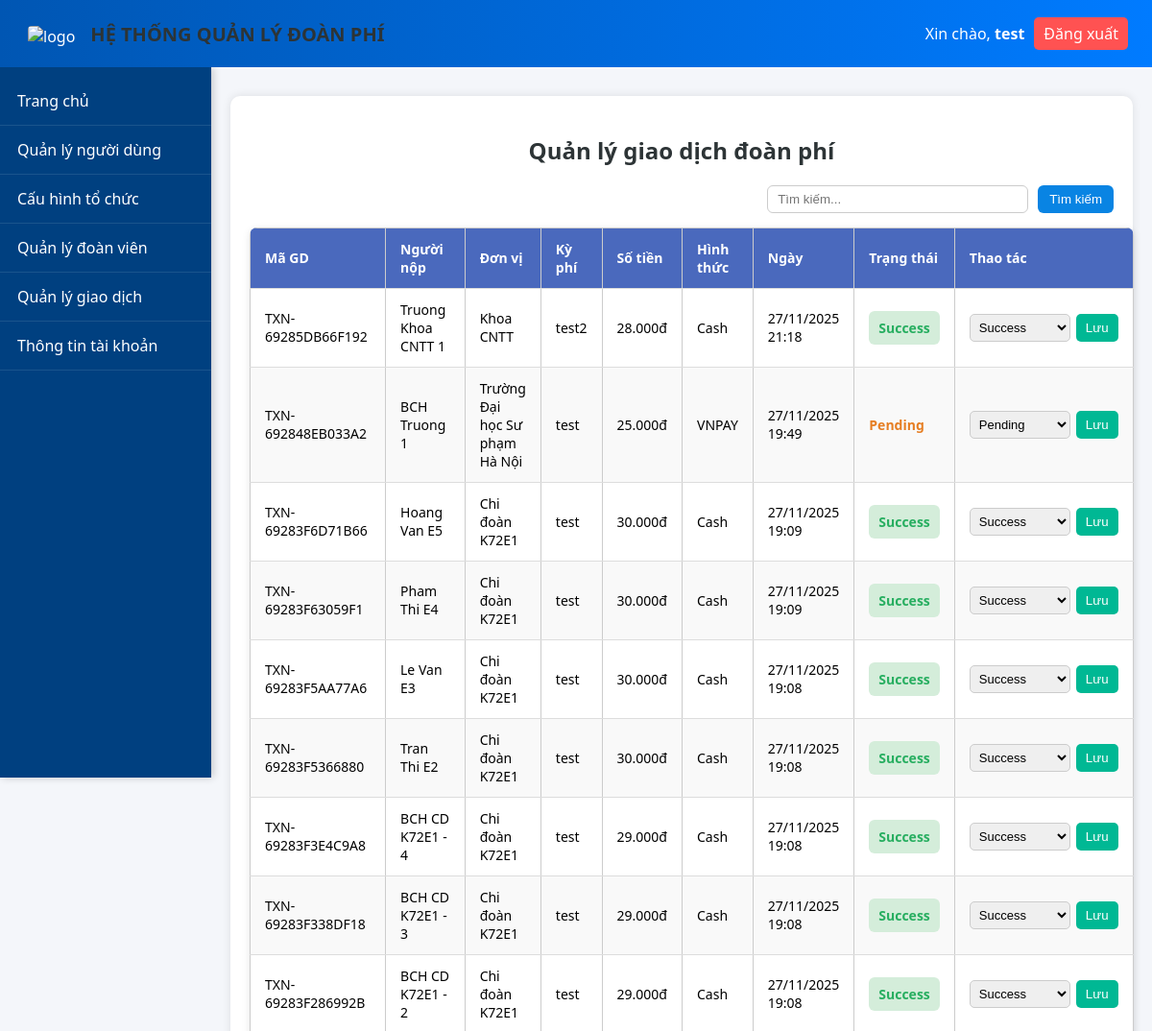
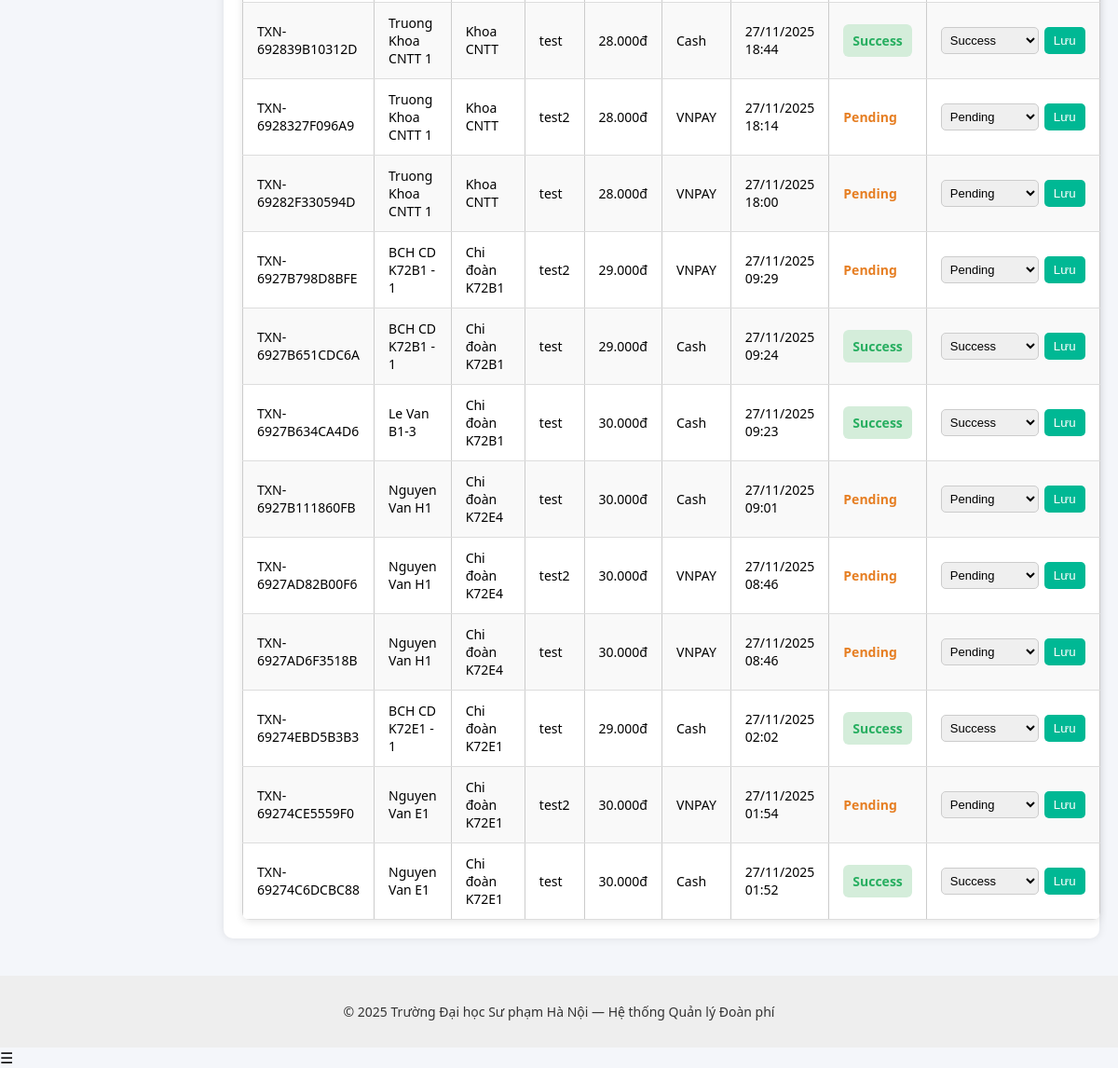
/pages/manage_transactions.php (signed in), run on the app's committed database (2 pictures, top to bottom).
### tables this page shows
CREATE TABLE `fee_payment` (
  `id` int(11) NOT NULL,
  `obligation_id` int(11) NOT NULL,
  `payer_id` int(11) NOT NULL,
  `collector_id` int(11) DEFAULT NULL,
  `payment_method` varchar(100) NOT NULL,
  `payment_date` datetime DEFAULT current_timestamp(),
  `amount` decimal(10,2) NOT NULL,
  `status` enum('Pending','Success','Failed','Need review','Canceled') DEFAULT 'Pending',
  `receipt_id` int(11) DEFAULT NULL,
  `transaction_code` varchar(100) DEFAULT NULL,
  `note` text DEFAULT NULL,
  `created_at` datetime DEFAULT current_timestamp(),
  `updated_at` datetime DEFAULT current_timestamp() ON UPDATE current_timestamp()
);

CREATE TABLE `users` (
  `userId` int(11) NOT NULL,
  `userName` varchar(255) NOT NULL,
  `fullName` varchar(255) DEFAULT NULL,
  `gender` enum('M','F','O') DEFAULT 'O',
  `identifyCard` varchar(255) DEFAULT NULL,
  `email` varchar(255) DEFAULT NULL,
  `password` varchar(255) NOT NULL,
  `birthDate` date DEFAULT NULL,
  `joinDate` date DEFAULT NULL,
  `unit` varchar(255) DEFAULT NULL,
  `isAdmin` tinyint(1) DEFAULT 0,
  `createdAt` datetime DEFAULT current_timestamp(),
  `updatedAt` datetime DEFAULT current_timestamp() ON UPDATE current_timestamp()
);

CREATE TABLE `organization_units` (
  `id` int(11) NOT NULL,
  `unit_name` varchar(255) NOT NULL,
  `unit_level` enum('Truong','Khoa','ChiDoan') NOT NULL,
  `parent_id` int(11) DEFAULT NULL,
  `leader_id` int(11) DEFAULT NULL,
  `deputy_id` int(11) DEFAULT NULL,
  `created_at` timestamp NOT NULL DEFAULT current_timestamp(),
  `updated_at` timestamp NOT NULL DEFAULT current_timestamp() ON UPDATE current_timestamp()
);

CREATE TABLE `fee_obligation` (
  `id` int(11) NOT NULL,
  `user_id` int(11) NOT NULL,
  `policy_id` int(11) NOT NULL,
  `period_label` varchar(50) NOT NULL,
  `amount` decimal(10,2) NOT NULL,
  `due_date` date NOT NULL,
  `status` enum('Chưa nộp','Đã nộp','Quá hạn') DEFAULT 'Chưa nộp',
  `reference_code` varchar(100) DEFAULT NULL,
  `created_at` datetime DEFAULT current_timestamp(),
  `updated_at` datetime DEFAULT current_timestamp() ON UPDATE current_timestamp()
);

### pages/manage_transactions.php (the view, shortened to what this page needs)
<?php
include("../includes/header.php");
include("../includes/navbar.php");
include("../config/db.php");
$user = $_SESSION['user'];
$isAdmin = $user['isAdmin'] ?? 0;
$search_name = trim($_GET['search'] ?? "");
$sql = "
  SELECT
    p.id, p.transaction_code, p.payment_method, p.amount, p.status, p.payment_date,
    u.fullName AS payer_name, o.period_label,
    ou.unit_name AS payer_unit
  FROM fee_payment p
  JOIN users u ON p.payer_id = u.userId
  JOIN fee_obligation o ON p.obligation_id = o.id
  LEFT JOIN organization_units ou ON u.unit = ou.id
  WHERE 1
";
$sql .= " ORDER BY p.payment_date DESC";
$transactions = $conn->query($sql);
?>
<div class="container">
  <h2>Quản lý giao dịch đoàn phí</h2>
  <form method="GET" class="search-form">
    <input type="text" name="search" placeholder="Tìm kiếm..." value="<?= htmlspecialchars($search_name) ?>">
    <button type="submit" class="btn-search">Tìm kiếm</button>
  </form>
  <table class="table">
    <thead>
      <tr>
        <th>Mã GD</th>
        <th>Người nộp</th>
        <th>Đơn vị</th>
        <th>Kỳ phí</th>
        <th>Số tiền</th>
        <th>Hình thức</th>
        <th>Ngày</th>
        <th>Trạng thái</th>
        <?php if ($isAdmin): ?><th>Thao tác</th><?php endif; ?>
      </tr>
    </thead>
    <tbody>
      <?php if ($transactions && $transactions->num_rows > 0): ?>
        <?php while ($t = $transactions->fetch_assoc()): ?>
          <tr>
            <td><?= htmlspecialchars($t['transaction_code']) ?></td>
            <td><?= htmlspecialchars($t['payer_name']) ?></td>
            <td><?= htmlspecialchars($t['payer_unit'] ?? 'Chưa cập nhật') ?></td>
            <td><?= htmlspecialchars($t['period_label']) ?></td>
            <td><?= number_format($t['amount'], 0, ',', '.') ?>đ</td>
            <td><?= htmlspecialchars($t['payment_method']) ?></td>
            <td><?= date("d/m/Y H:i", strtotime($t['payment_date'])) ?></td>
            <td><span class="status <?= strtolower($t['status']) ?>"><?= htmlspecialchars($t['status']) ?></span></td>
            <?php if ($isAdmin): ?>
            <td>
              <form method="POST" class="inline-form">
                <select name="status" class="status-select">
                  <option value="Pending" <?= $t['status'] == 'Pending' ? 'selected' : '' ?>>Pending</option>
                  <option value="Success" <?= $t['status'] == 'Success' ? 'selected' : '' ?>>Success</option>
                </select>
                <button type="submit" class="btn-update">Lưu</button>
              </form>
            </td>
            <?php endif; ?>
          </tr>
        <?php endwhile; ?>
      <?php else: ?>
        <tr><td colspan="<?= $isAdmin ? 9 : 8 ?>" style="text-align:center;">Không có giao dịch phù hợp.</td></tr>
      <?php endif; ?>
    </tbody>
  </table>
</div>
<?php include("../includes/footer.php"); ?>

### public/css/style.css (style rules this page uses)
body { margin: 0; font-family: "Segoe UI", sans-serif; background-color: #f4f6fa; }
.container { max-width: 1100px; margin: 30px auto; background: white; border-radius: 10px; padding: 25px; box-shadow: 0 0 10px rgba(0,0,0,0.1); }
.table { width: 100%; border-collapse: collapse; }
.table th, .table td { padding: 10px; border: 1px solid #ccc; text-align: left; }
.table th { background: #007bff; color: white; }
body { margin: 0; padding-top: 70px; }
h2 { color: #333; margin-bottom: 15px; }
.table { width: 100%; border-collapse: collapse; background: #fff; box-shadow: 0 2px 8px rgba(0,0,0,0.1); border-radius: 8px; overflow: hidden; }
.table th, .table td { padding: 12px 15px; border-bottom: 1px solid #ddd; text-align: left; }
.table th { background: #4a69bd; color: white; }
.success { background: #d4edda; color: #155724; padding: 8px 10px; border-radius: 6px; }

### pages/manage_transactions.php (style rules this page uses)
.container { margin-left: 240px; padding: 20px; max-width: calc(100% - 300px); }
h2 { text-align: center; margin-bottom: 20px; color: #2d3436; }
.search-form { display: flex; gap: 10px; justify-content: flex-end; margin-bottom: 15px; }
.search-form input { width: 250px; padding: 6px 10px; border-radius: 6px; border: 1px solid #ccc; }
.btn-search, .btn-reset { background: #0984e3; color: white; border: none; padding: 6px 12px; border-radius: 6px; cursor: pointer; text-decoration: none; }
table { width: 100%; border-collapse: collapse; font-size: 14px; box-shadow: 0 4px 10px rgba(0,0,0,0.05); }
th, td { border: 1px solid #ddd; padding: 10px; text-align: center; }
th { background: #0984e3; color: white; }
tr:nth-child(even) { background: #f9f9f9; }
.inline-form { display: flex; justify-content: center; gap: 6px; }
.status-select { padding: 5px; font-size: 13px; border: 1px solid #ccc; border-radius: 5px; }
.btn-update { background: #00b894; color: white; border: none; padding: 6px 10px; border-radius: 5px; cursor: pointer; }
.status.success { color: #27ae60; font-weight: bold; }
.status.pending { color: #e67e22; font-weight: bold; }
.success { color: #27ae60; font-weight: bold; text-align: center; }

### data on the page
fee_payment: transaction_code "TXN-69285DB66F192", payer.fullName "Truong Khoa CNTT 1", organization_units.unit_name "Khoa CNTT", obligation.period_label "test2", amount "28.000", payment_method "Cash", payment_date "27/11/2025 21:18", status "Success"
fee_payment: transaction_code "TXN-692848EB033A2", payer.fullName "BCH Truong 1", organization_units.unit_name "Trường Đại học Sư phạm Hà Nội", obligation.period_label "test", amount "25.000", payment_method "VNPAY", payment_date "27/11/2025 19:49", status "Pending"
fee_payment: transaction_code "TXN-69283F6D71B66", payer.fullName "Hoang Van E5", organization_units.unit_name "Chi đoàn K72E1", obligation.period_label "test", amount "30.000", payment_method "Cash", payment_date "27/11/2025 19:09", status "Success"
fee_payment: transaction_code "TXN-69283F63059F1", payer.fullName "Pham Thi E4", organization_units.unit_name "Chi đoàn K72E1", obligation.period_label "test", amount "30.000", payment_method "Cash", payment_date "27/11/2025 19:09", status "Success"
fee_payment: transaction_code "TXN-69283F5AA77A6", payer.fullName "Le Van E3", organization_units.unit_name "Chi đoàn K72E1", obligation.period_label "test", amount "30.000", payment_method "Cash", payment_date "27/11/2025 19:08", status "Success"
fee_payment: transaction_code "TXN-69283F5366880", payer.fullName "Tran Thi E2", organization_units.unit_name "Chi đoàn K72E1", obligation.period_label "test", amount "30.000", payment_method "Cash", payment_date "27/11/2025 19:08", status "Success"
fee_payment: transaction_code "TXN-69283F3E4C9A8", payer.fullName "BCH CD K72E1 - 4", organization_units.unit_name "Chi đoàn K72E1", obligation.period_label "test", amount "29.000", payment_method "Cash", payment_date "27/11/2025 19:08", status "Success"
fee_payment: transaction_code "TXN-69283F338DF18", payer.fullName "BCH CD K72E1 - 3", organization_units.unit_name "Chi đoàn K72E1", obligation.period_label "test", amount "29.000", payment_method "Cash", payment_date "27/11/2025 19:08", status "Success"
fee_payment: transaction_code "TXN-69283F286992B", payer.fullName "BCH CD K72E1 - 2", organization_units.unit_name "Chi đoàn K72E1", obligation.period_label "test", amount "29.000", payment_method "Cash", payment_date "27/11/2025 19:08", status "Success"
fee_payment: transaction_code "TXN-692839B10312D", payer.fullName "Truong Khoa CNTT 1", organization_units.unit_name "Khoa CNTT", obligation.period_label "test", amount "28.000", payment_method "Cash", payment_date "27/11/2025 18:44", status "Success"
fee_payment: transaction_code "TXN-6928327F096A9", payer.fullName "Truong Khoa CNTT 1", organization_units.unit_name "Khoa CNTT", obligation.period_label "test2", amount "28.000", payment_method "VNPAY", payment_date "27/11/2025 18:14", status "Pending"
fee_payment: transaction_code "TXN-69282F330594D", payer.fullName "Truong Khoa CNTT 1", organization_units.unit_name "Khoa CNTT", obligation.period_label "test", amount "28.000", payment_method "VNPAY", payment_date "27/11/2025 18:00", status "Pending"
fee_payment: transaction_code "TXN-6927B798D8BFE", payer.fullName "BCH CD K72B1 - 1", organization_units.unit_name "Chi đoàn K72B1", obligation.period_label "test2", amount "29.000", payment_method "VNPAY", payment_date "27/11/2025 09:29", status "Pending"
fee_payment: transaction_code "TXN-6927B651CDC6A", payer.fullName "BCH CD K72B1 - 1", organization_units.unit_name "Chi đoàn K72B1", obligation.period_label "test", amount "29.000", payment_method "Cash", payment_date "27/11/2025 09:24", status "Success"
fee_payment: transaction_code "TXN-6927B634CA4D6", payer.fullName "Le Van B1-3", organization_units.unit_name "Chi đoàn K72B1", obligation.period_label "test", amount "30.000", payment_method "Cash", payment_date "27/11/2025 09:23", status "Success"
fee_payment: transaction_code "TXN-6927B111860FB", payer.fullName "Nguyen Van H1", organization_units.unit_name "Chi đoàn K72E4", obligation.period_label "test", amount "30.000", payment_method "Cash", payment_date "27/11/2025 09:01", status "Pending"
fee_payment: transaction_code "TXN-6927AD82B00F6", payer.fullName "Nguyen Van H1", organization_units.unit_name "Chi đoàn K72E4", obligation.period_label "test2", amount "30.000", payment_method "VNPAY", payment_date "27/11/2025 08:46", status "Pending"
fee_payment: transaction_code "TXN-6927AD6F3518B", payer.fullName "Nguyen Van H1", organization_units.unit_name "Chi đoàn K72E4", obligation.period_label "test", amount "30.000", payment_method "VNPAY", payment_date "27/11/2025 08:46", status "Pending"
fee_payment: transaction_code "TXN-69274EBD5B3B3", payer.fullName "BCH CD K72E1 - 1", organization_units.unit_name "Chi đoàn K72E1", obligation.period_label "test", amount "29.000", payment_method "Cash", payment_date "27/11/2025 02:02", status "Success"
fee_payment: transaction_code "TXN-69274CE5559F0", payer.fullName "Nguyen Van E1", organization_units.unit_name "Chi đoàn K72E1", obligation.period_label "test2", amount "30.000", payment_method "VNPAY", payment_date "27/11/2025 01:54", status "Pending"
fee_payment: transaction_code "TXN-69274C6DCBC88", payer.fullName "Nguyen Van E1", organization_units.unit_name "Chi đoàn K72E1", obligation.period_label "test", amount "30.000", payment_method "Cash", payment_date "27/11/2025 01:52", status "Success"

### other printed values
$_SESSION['user']['userName'] "test"
